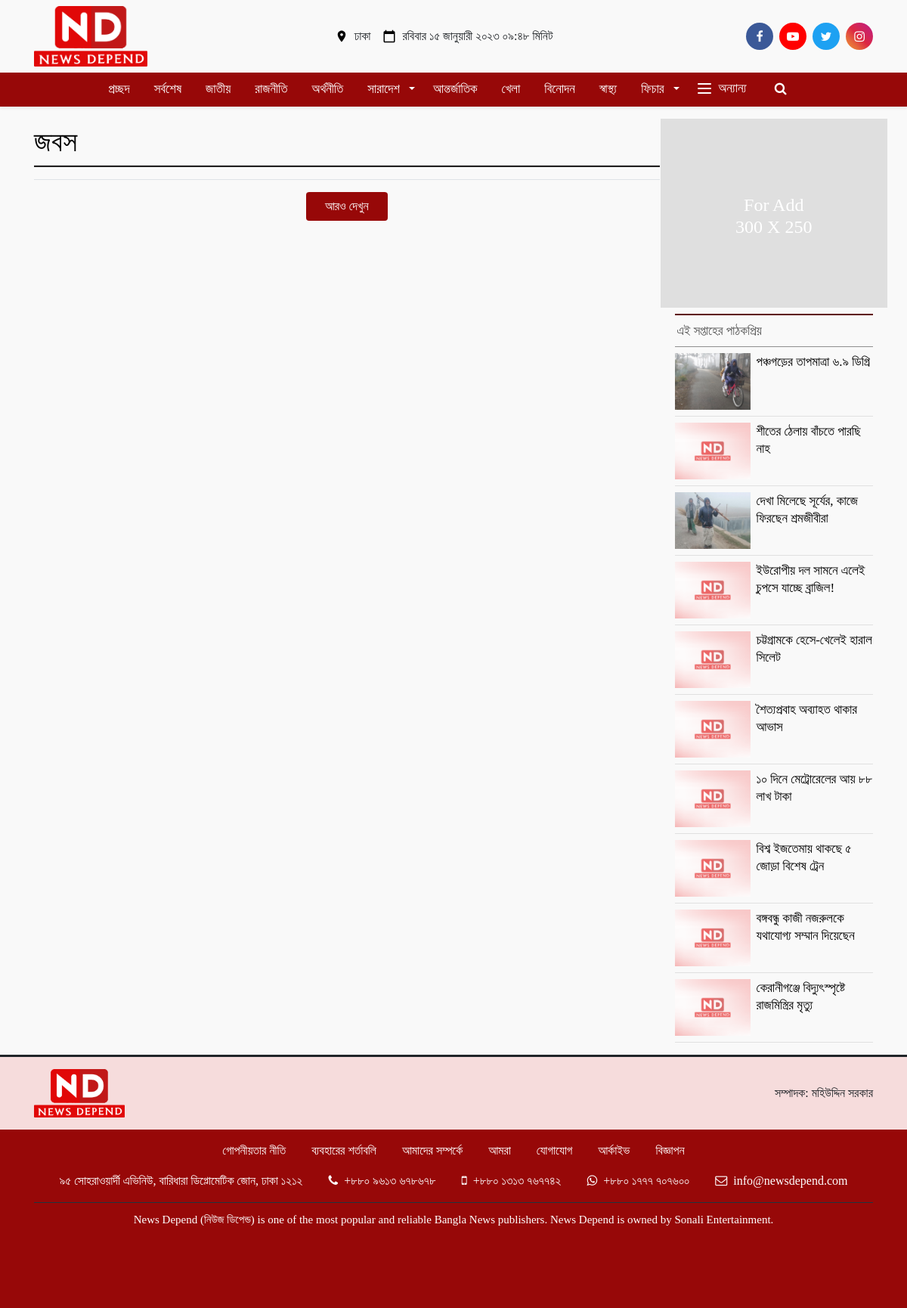
The page /?menu=Category&menuName=জবস on the database its author committed.
### tables this page shows
CREATE TABLE `tbl_news` (
  `id` int(11) NOT NULL,
  `sironam_status` varchar(255) DEFAULT NULL,
  `homepage_status` varchar(255) DEFAULT 'No',
  `highlight_status` varchar(255) DEFAULT 'No',
  `title_bn` mediumtext DEFAULT NULL,
  `title_en` varchar(506) DEFAULT NULL,
  `detail_bn` longtext DEFAULT NULL,
  `detail_en` longtext DEFAULT NULL,
  `image` mediumtext DEFAULT NULL,
  `viewers` mediumtext DEFAULT NULL,
  `categoryid` varchar(250) DEFAULT NULL,
  `top_news` mediumtext DEFAULT NULL,
  `date` mediumtext DEFAULT NULL,
  `publish_date` varchar(255) DEFAULT NULL,
  `publish_time` varchar(255) DEFAULT NULL,
  `archieve_date` varchar(255) DEFAULT NULL,
  `created_by` int(11) NOT NULL,
  `update_by` int(11) DEFAULT NULL,
  `deleted_by` int(11) DEFAULT NULL,
  `created_at` varchar(100) DEFAULT NULL,
  `updated_at` varchar(100) DEFAULT NULL,
  `deleted_at` varchar(100) DEFAULT NULL,
  `Division` varchar(50) DEFAULT NULL,
  `District` varchar(50) DEFAULT NULL,
  `Upozila` varchar(50) DEFAULT NULL,
  `ReporterName` varchar(100) NOT NULL,
  `news_live_time` varchar(100) DEFAULT NULL,
  `i_user` mediumtext NOT NULL
);

### Category.pixelst.php (the view, shortened to what this page needs)
<?php
if (isset($_GET["menuName"])) {
    $Detail = $_GET["menuName"];
?>
    <div class="py-3 category">
        <div class="container">
            <div class="category-container">
                <div class="row">
                    <div class="col-lg-9 col-md-8 mb-2">
                        <section class="section-bb">
                            <div class="cat-header py-2">
                                <h1><a href="?menu=Category&menuName=<?php echo $Detail ?>"><?php echo $Detail ?></a></h1>
                            </div>
                        </section>
                        <div class="cat-lead-container container border-bottom my-2">
                            <div class="row">
                                <div class="col-lg-4 cat-two-items">
                                </div>
                            </div>
                        </div>
                        <div class="w-100 text-center py-2">
                            <button type="button" class="btn bg-primary px-4 load-more text-white">আরও দেখুন
                            </button>
                        </div>
                    </div>
                    <div class="col-lg-3 col-md-4">
                        <div class="advertisement d-flex justify-content-center">
                            <div id='div-gpt-ad-1624960273857-0' style='min-width: 300px; min-height: 250px;max-width: 300px; background-color: #DFDFDF;'>
                                <h4 style="text-align: center; padding-top: 100px; color: #fff">For Add <br>300 X 250</h4>
                            </div>
                        </div>
                        <div class="category-right-section-top">
                            <div class="category-header d-flex justify-content-between align-items-center mt-2">
                                <div class="heading national-heading">
                                    <p class="title">এই সপ্তাহের পাঠকপ্রিয়</p>
                                </div>
                            </div>
                            <div class="blk-list scaled">
                                <?php
                                $informationtopnews = $pdo->query("select  * from  tbl_news  order by viewers DESC limit 0,10");
                                while ($rowdatatopnews = $informationtopnews->fetch()) {
                                ?>
                                    <a class="rp-item py-2 " href="?menu=NewsDetail&menuName=<?php echo $rowdatatopnews["categoryid"]; ?>&Detail=<?php echo $rowdatatopnews["id"]; ?>">
                                        <div class="image-container">
                                            <img class="img-loader" src="assets/forAll/img/placeholder.png" data-src="NewsImage/<?php echo $rowdatatopnews['image']; ?>?width=130&amp;height=90" alt="<?php echo $rowdatatopnews["title_bn"]; ?>">
                                        </div>
                                        <h2 class="news-item-lite"><?php echo $rowdatatopnews["title_bn"]; ?></h2>
                                    </a>
                                <?php } ?>
                            </div>
                        </div>
                    </div>
                </div>
            </div>
        </div>
    </div>
<?php } ?>

### rows shown on the page
tbl_news: image (picture), title_bn "পঞ্চগড়ের তাপমাত্রা ৬.৯ ডিগ্রি"
tbl_news: title_bn "শীতের ঠেলায় বাঁচতে পারছি নাহ"
tbl_news: image (picture), title_bn "দেখা মিলেছে সূর্যের, কাজে ফিরছেন শ্রমজীবীরা"
tbl_news: title_bn "ইউরোপীয় দল সামনে এলেই চুপসে যাচ্ছে ব্রাজিল!"
tbl_news: title_bn "চট্টগ্রামকে হেসে-খেলেই হারাল সিলেট"
tbl_news: title_bn "শৈত্যপ্রবাহ অব্যাহত থাকার আভাস"
tbl_news: title_bn "১০ দিনে মেট্রোরেলের আয় ৮৮ লাখ টাকা"
tbl_news: title_bn "বিশ্ব ইজতেমায় থাকছে ৫ জোড়া বিশেষ ট্রেন"
tbl_news: title_bn "বঙ্গবন্ধু কাজী নজরুলকে যথাযোগ্য সম্মান দিয়েছেন"
tbl_news: title_bn "কেরানীগঞ্জে বিদ্যুৎস্পৃষ্টে রাজমিস্ত্রির মৃত্যু"

### other values the page prints
$Detail "জবস"
